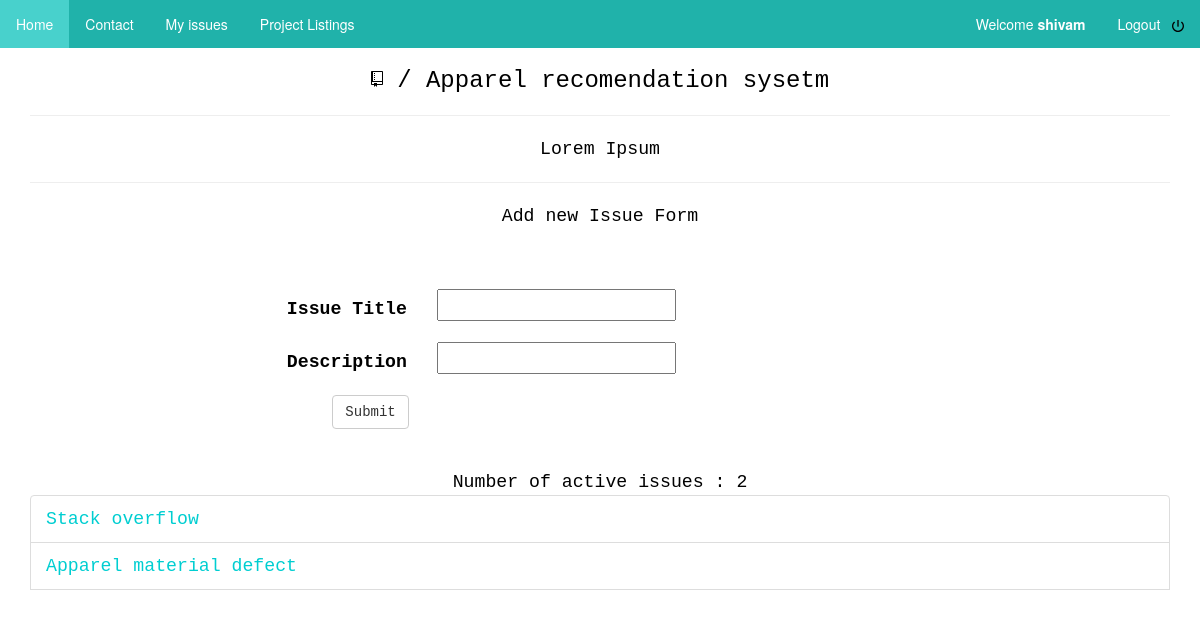
Page /mysite/projectDisplay/1/ (signed in) on the committed database.
### mysite/models.py (models this page shows, shortened)
class project(models.Model):
    def validateDate(date):
        if datetime.date.today() < date:
            raise ValidationError("Date is in the past")
    project_name = models.CharField(max_length=200)
    projectDescription = models.TextField(default="Lorem Ipsum")
    project_id = models.AutoField(primary_key=True)
    start_date = models.DateField(default=datetime.date.today,validators=[validateDate])
    company = models.ForeignKey(company, on_delete=models.DO_NOTHING, default=None)

class bug(models.Model):
    project = models.ForeignKey(project, on_delete=models.CASCADE)
    bug_id = models.AutoField(primary_key=True)
    bug_title = models.CharField(max_length=200)
    bugDescription = models.CharField(max_length=1000)
    BUG_STATUS = (
        ('L' , 'LIVE'),
        ('A' , 'ARCHIVED'),
        ('R' , 'RESOLVED'),
    )
    bug_status = models.CharField(max_length=1,choices=BUG_STATUS)
    bugAssociation = models.ForeignKey(developer,on_delete=models.CASCADE)

### mysite/views.py (the view)
# urls.py: path('projectDisplay/<int:projectId>/',views.projectDisplay,name='projectDisplay'),
def projectDisplay(request,projectId):
    projectVar = project.objects.get(project_id=projectId)
    issuesVar = bug.objects.filter(project__project_id=projectId)
    if request.method == 'POST':
        form = BugForm(request.POST)
        if form.is_valid():
            bugTitle = form.cleaned_data['bug_title']
            bugDescription = form.cleaned_data['bugDescription']
            projectAssociation = project.objects.get(project_id = projectId)
            bugStatus = 'L'
            userVar = developer.objects.get(auth_id = request.user.id)
            bugVar = bug.objects.create(bug_title=bugTitle, bugDescription=bugDescription, project=projectAssociation, bug_status=bugStatus, bugAssociation=userVar)
            bugVar.save()
            return HttpResponseRedirect(reverse('mysite:projectDisplay',kwargs={'projectId':projectId} ))
    else:
        form = BugForm()
    return render( request, 'mysite/projectPage.html', {'form':form, 'project':projectVar, 'issues':issuesVar,'numberOfIssues':len(issuesVar)})

### mysite/forms.py
class BugForm(forms.ModelForm):
    class Meta:
        model = bug
        fields = ('bug_title', 'bugDescription' )

### mysite/templates/mysite/projectPage.html (shortened to what this page needs)
{% extends 'base.html' %}
{% block body %}
<div class='container'>
  <h3 class='public'>
     <span class="path-divider">/</span> <span class='name'> {{project.project_name}} </span>
  </h3>
  <hr>
  <div class='project-description'>
    {{ project.projectDescription }}
  </div>
  <hr>
  <p> Add new Issue Form </p>
  <div class='form'>
    <form class="form-horizontal" action="{% url 'mysite:projectDisplay' project.project_id %}" method="post" >
                <div class="form-group">
                    <label for="{{ form.bug_title.id_for_label }}" class="col-sm-2 control-label">Issue Title</label>
                    <div class="col-sm-10">
                      {{ form.bug_title }}
                    </div>
                </div>
                <div class="form-group">
                    <label for="{{ form.bugDescription.id_for_label }}" class="col-sm-2 control-label">Description</label>
                    <div class="col-sm-10">
                      {{ form.bugDescription }}
                    </div>
                </div>
                <div class="form-group">
                 <div class="col-sm-offset-2 col-sm-10">
                   <button type="submit" class="btn btn-default">Submit</button>
                 </div>
               </div>
            </form>
  </div>
  <span class='project-info'>Number of active issues : {{ numberOfIssues }} </span>
  <div class='project-issues '>
    <ul class='list-group'>
      {% if issues %}
        {% for issue in issues %}
          <li  class="list-group-item"><a href="{% url 'mysite:issueDisplay' project.project_id issue.bug_id %}"> {{ issue.bug_title }} </a></li>
        {% endfor %}
      {% endif %}
{% endblock %}

### mysite/templates/base.html (shortened to what this page needs)
<!DOCTYPE html>
{% load static %}
<html>
<head>
    <link rel="stylesheet" type="text/css" href="{% static 'mysite/style.css' %}">
    <link rel="stylesheet" type="text/css" href="{% static 'mysite/bootstrap.min.css' %}">
  </head>
<body>
<div class="topnav">
      <ul>
          <li> <a class="active" href="{% url 'mysite:index' %}">Home</a> </li>
          <li> <a href="{% url 'mysite:contact' %}">Contact</a> </li>
  {% if  user.is_authenticated %}
          <li> <a href="">My issues</a> </li>
          <li> <a href="{% url 'mysite:projects' %}">Project Listings</a> </li>
          <li style = 'float:right'>
          <a href="{% url 'mysite:logout' %}">Logout &nbsp
          <img width="12" height="16" src="{% static 'mysite/power.svg' %}" alt="Kiwi standing on oval"> </a>
          </li>
          {% if user %}
              <li style = "float:right">
               <a href="{% url 'mysite:showProfile' user.id %}">Welcome  <strong> {{ user.username }} </strong></a>
              </li>
          {% endif %}
 {% endif %}
</div>
{% block body %}
{% endblock %}
</body>
</html>

### mysite/static/mysite/style.css (style rules this page uses)
li a { color: green; }
.container { content-align:center; text-align : center; color: black; font-family: courier; font-size: 130%; margin: 25px 50px 75px 100px; }
.form { margin : 20px; padding : 20px; text-align : center; }
body { background-color: white; }
.topnav ul { list-style-type: none; margin: 0; padding: 0; overflow: hidden; background-color: #20B2AA; }
.topnav li { float: left; }
.topnav li a { display: block; color: white; text-align: center; padding: 14px 16px; text-decoration: none; }
.active { background-color: #48D1CC; }
.container { margin : auto; width: 742px; }
.container ul a { color: #00CED1; }
.list-group-item { text-align: left; }

### rows in the picture
project: project_name "Apparel recomendation sysetm", projectDescription "Lorem Ipsum"
bug: bug_title "Stack overflow"
bug: bug_title "Apparel material defect"

### other values in the picture
{{ user.username }} "shivam"
{{ numberOfIssues }} "2"
